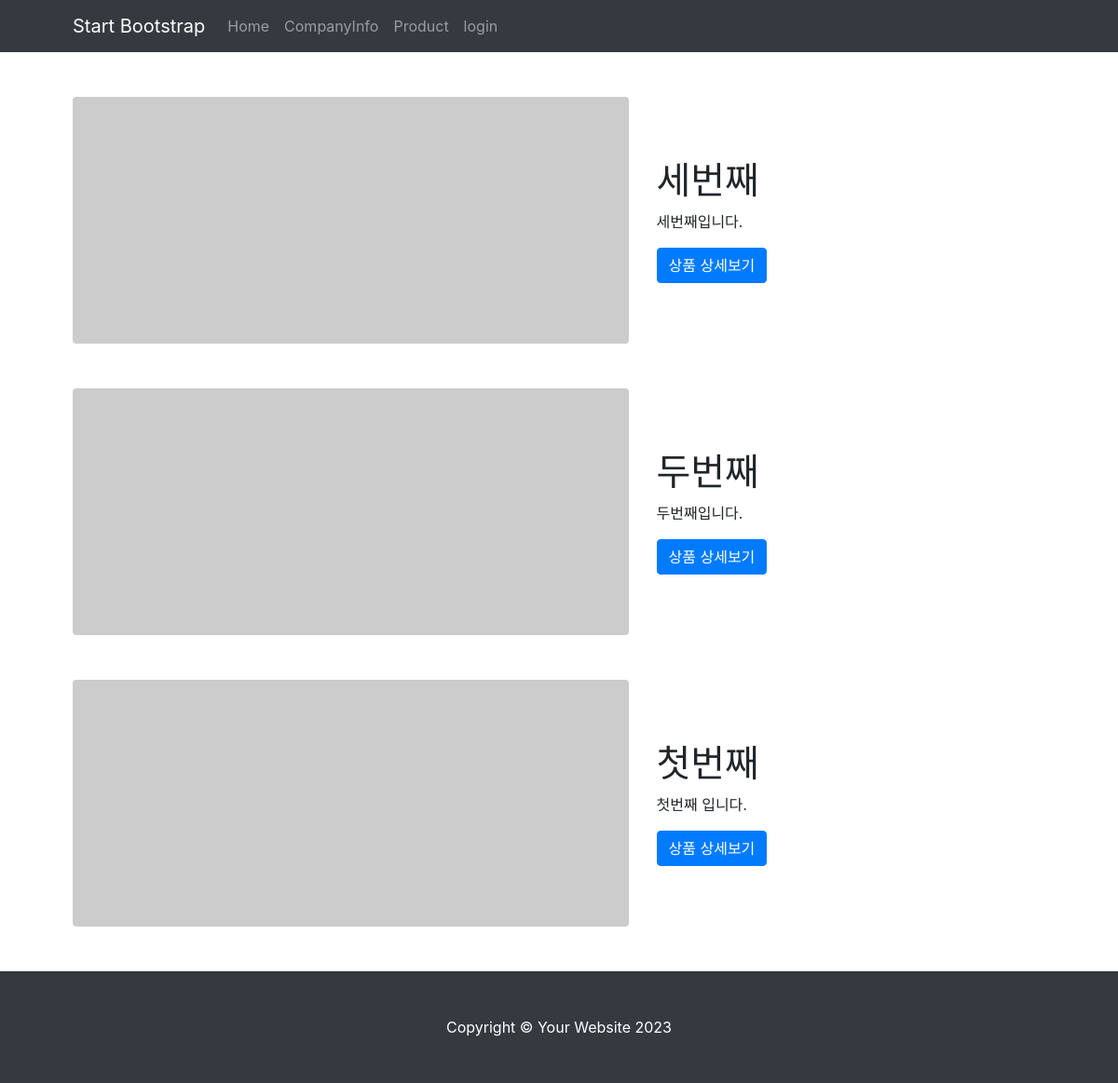
The page /mysite/ on the database its author committed.
### mysite/models.py (models this page shows)
class MainContent(models.Model):
    title = models.CharField(max_length=200)
    content = models.TextField()
    pub_date = models.DateTimeField('date published')

### mysite/views.py (the view)
# urls.py: path("",views.index),
def index(request):
    content_list = MainContent.objects.order_by('-pub_date')
    context = {'content_list': content_list}
    return render(request, 'mysite/content_list.html', context)

### templates/mysite/content_list.html
{% extends "pages/base.html" %}
{% block content %}
<div class="container px-4 px-lg-5">
    {% if content_list %}
    {% for content in content_list %}
    <div class="row gx-4 gx-lg-5 align-items-center my-5">
        <div class="col-lg-7"><img class="img-fluid rounded mb-4 mb-lg-0" src="https://dummyimage.com/900x400/dee2e6/6c757d.jpg" alt="..." /></div>
        <div class="col-lg-5">
            <h1 class="font-weight-light">{{ content.title }}</h1>
            <p>{{ content.content | truncatewords:30}}</p>
            <a class="btn btn-primary" href="{% url 'detail' content.id %}">상품 상세보기</a>
        </div>
    </div>
    {% endfor %}
    {% else %}
    <p>content가 없습니다.</p>
    {% endif %}
</div>
{% endblock %}

### rows shown on the page
MainContent: title "세번째", content "세번째입니다."
MainContent: title "두번째", content "두번째입니다."
MainContent: title "첫번째", content "첫번째 입니다."
